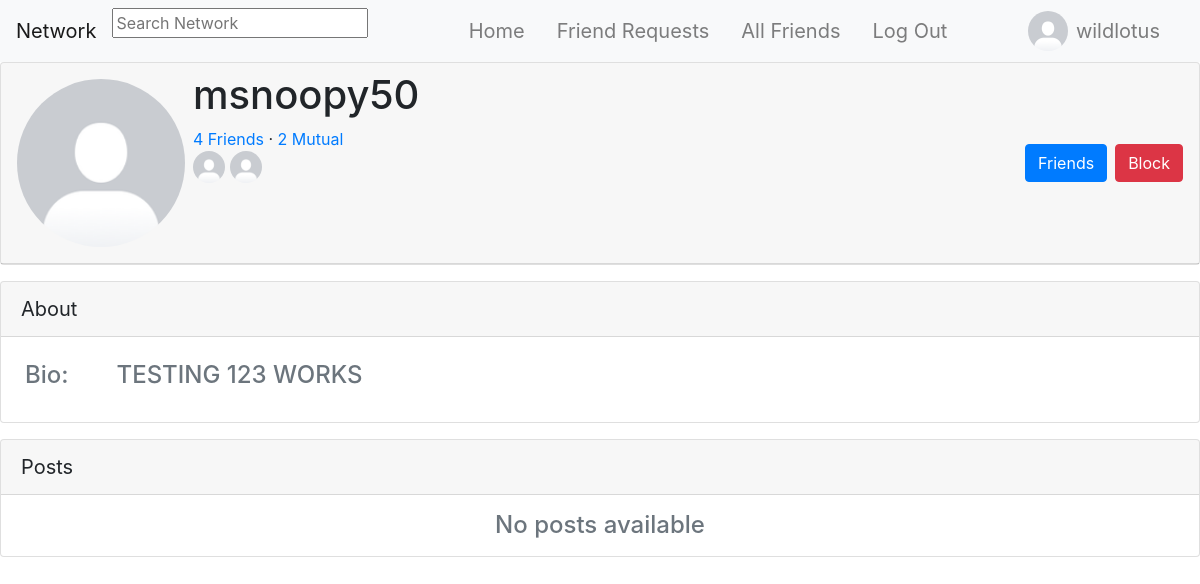
Page /profile/14 (signed in) on the committed database.
### network/models.py (models this page shows, shortened)
class User(AbstractUser):
    pass

class UserProfile(models.Model):
    user = models.OneToOneField(User, primary_key=True, related_name="profile", on_delete=models.CASCADE)
    bio = models.TextField(blank=True, default="No Bio...", max_length=101)
    picture = models.ImageField(blank=True, default="default_profile_image.png")
    friends = models.ManyToManyField(User, blank=True, related_name="friends")
    blocked = models.ManyToManyField(User, blank=True, related_name="blocked")

### network/views.py (the view)
# urls.py: path("profile/<int:profile_id>", views.show_profile, name="profile"),
@login_required
def show_profile(request, profile_id):
    try:
        profile = UserProfile.objects.get(pk=profile_id)
        context = {
            "profile": profile,
            "posts": Post.objects.filter(author=profile).order_by('-timestamp'),
            "friend_request_available": not request.user.is_anonymous and not profile.user in request.user.profile.friends.all() and profile.user != request.user and not profile.user in request.user.profile.blocked.all(),
            "currently_friended": not request.user.is_anonymous and profile.user in request.user.profile.friends.all(),
            "self_in_friend_request": self_in_friend_request(profile.user, request.user),
            "self_in_profile_friend_request": self_in_profile_friend_request(request.user, profile.user)
        }
        if self_in_profile_friend_request(request.user, profile.user):
            friend_request = FriendRequest.objects.get(to_user=request.user, from_user=profile.user)
            context["friend_request_id"] = friend_request.id
        if request.user != profile.user:
            context["mutual_friends"] = mutual_friends(request.user.profile, profile)
            context["mutual_friends_amount"] = mutual_friends(request.user.profile, profile).count()
            if context["mutual_friends_amount"] >= 8:
                context["limited_mutual_friends"] = limited_mutual_friends(request.user.profile, profile)
    except UserProfile.DoesNotExist:
        return JsonResponse({"error": "User matching query does not exist."})
    return render(request, "network/profile.html", context)

### network/views.py (called while the page is built)
def mutual_friends(request_user, profile):
    profile_friends = profile.friends.all()
    friends_with_profile = profile_friends.values_list('pk', flat=True)
    mutual_friends_of_request_user = request_user.friends.filter(pk__in=friends_with_profile)
    print(friends_with_profile)
    return mutual_friends_of_request_user

def self_in_friend_request(to_user, from_user):
    try:
        FriendRequest.objects.get(to_user=to_user, from_user=from_user)
        return True
    except FriendRequest.DoesNotExist:
        return False

def self_in_profile_friend_request(to_user, from_user):
    try:
        FriendRequest.objects.get(to_user=to_user, from_user=from_user)
        return True
    except FriendRequest.DoesNotExist:
        return False

### templates/network/profile.html (shortened to what this page needs)
{% extends "network/layout.html" %} {% load static %}
{% block body %}
    {% if not request.user in profile.blocked.all and not profile.user in request.user.profile.blocked.all %}
    <div id="profile">
        <div class="card">
            <div class="card-header d-flex p-2">
                <div class="m-2">
                    <img class="profile_picture" src="{{ profile.picture.url }}" alt="Profile Picture" style="border-radius: 50%" id="default_profile_picture" width="168" height="168">
                </div>
                <div class="d-flex flex-column">
                    <div>
                        <h1>
                            {{ profile.user.username }}
                        </h1>
                    </div>
                    <div>
                        <div>
                            <a href="{% url 'profile_friends' profile.user.id %}">
                                {{ profile.friends.count }} Friends
                            </a>
                            {% if mutual_friends_amount != 0 and profile.user != request.user %}
                                &middot;
                                <a href="{% url 'profile_mutuals' profile.user.id %}">
                                    {{ mutual_friends_amount }} Mutual
                                </a>
                            {% endif %}
                            {% if limited_mutual_friends is None %}
                                <div>
                                    {% for mutual_friend in mutual_friends %}
                                        <a href="{% url 'profile' mutual_friend.id %}">
                                            <img src="{{ mutual_friend.profile.picture.url }}" alt="Mutual Friend Profile Picture" width="32" height="32" style="border-radius: 50%;">
                                        </a>
                                    {% endfor %}
                                </div>
                            {% endif %}
                        </div>
                    </div>
                </div>
                    <div class="d-flex ml-auto align-items-center p-2">
                    </div>
                    <div class="d-flex align-items-center p-2">
                        {% if friend_request_available or self_in_friend_request or currently_friended or self_in_profile_friend_request %}
                            {% if currently_friended %}
                                <button type="button" class="btn btn-primary" data-toggle="modal" data-target="#myModal">Friends</button>
                            {% elif self_in_friend_request %}
                                <button type="button" class="btn btn-primary" id="cancel_friend_request_button" data-profile_id="{{ profile.user.id }}">Cancel Request</button>
                            {% else %}
                                <button type="button" class="btn btn-primary" id="send_friend_request_button" data-profile_id="{{ profile.user.id }}">Add Friend</button>
                            {% endif %}
                        {% endif %}
                        {% if request.user != profile.user %}
                            {% if not profile.user in request.user.profile.blocked.all %}
                                <button type="button" class="btn btn-danger ml-2" data-toggle="modal"
                                data-target="#blockModal" data-profile_id="{{ profile.user.id }}">Block</button>
                            {% endif %}
                        {% endif %}
                    </div>
                </div>
            </div>
        </div>
    </div>
    <div class="card mt-3">
        <div class="card-header" style="font-size: 20px;">About</div>
            <div class="d-flex justify-content-start text-muted">
                <div class="m-3 p-2">
                    <h4>Bio:</h4>
                </div>
                <div class="m-3 p-2">
                    <h4 id="default_profile_bio">
                        {{ profile.bio }}
                    </h4>
                </div>
            </div>
        </div>
    <div class="card mt-3">
        <div class="card-header" style="font-size: 20px;">Posts</div>
        {% for post in posts %}
            {% include "network/posts.html" %}
        {% empty %}
            <div class="d-flex justify-content-center text-muted">
                <h4 class="mt-3 mb-3">No posts available</h4>
            </div>
        {% endfor %}
    </div>
    {% endif %}
{% endblock body %}

### templates/network/layout.html (shortened to what this page needs)
{% load static %}
<!DOCTYPE html>
<html lang="en">
<head>
    <link rel="stylesheet" href="https://stackpath.bootstrapcdn.com/bootstrap/4.4.1/css/bootstrap.min.css">
    <link rel="stylesheet" href="{% static 'network/css/styles.css' %}">
    <link rel="stylesheet" href="https://unpkg.com/@trevoreyre/autocomplete-js/dist/style.css">
</head>
<body>
    <nav class="navbar navbar-expand-lg navbar-light bg-light">
        <a class="navbar-brand" href="{% url 'index' %}">Network</a>
        <div id="autocomplete" class="autocomplete" style="width: 320px;">
            <form action="{% url 'search_results' %}" method="get">
                <input class="autocomplete-input" id="autocomplete_input" placeholder="Search Network" name="q">
            </form>
        </div>
        <div class="collapse navbar-collapse" id="navbarNav">
            <ul class="navbar-nav mx-auto">
                <li class="nav-item">
                    <a class="navbar-brand nav-link" href="{% url 'index' %}">
                        Home
                    </a>
                </li>
                {% if user.is_authenticated %}
                <li class="nav-item">
                    <a class="navbar-brand nav-link" href="{% url 'friend_requests' %}">
                        Friend Requests
                    </a>
                </li>
                <li class="nav-item">
                    <a class="navbar-brand nav-link" href="{% url 'friends' %}">
                        All Friends
                    </a>
                </li>
                <li class="nav-item">
                    <a class="navbar-brand nav-link" href="{% url 'account_logout' %}">
                        Log Out
                    </a>
                </li>
                {% endif %}
            </ul>
            {% if user.is_authenticated %}
                <ul class="navbar-nav ml-auto">
                    <li class="nav-item">
                        <img src="{{ user.profile.picture.url }}" alt="Logged in Profile Picture" width="40" height="40" style="border-radius: 50%;" id="logged_in_picture">
                    </li>
                    <li class="nav-item">
                        <a class="nav-link navbar-brand" href="{% url 'profile' user.id %}" id="profile">{{ user.username }}</a>
                    </li>
                </ul>
            {% endif %}
        </div>
    </nav>
    <div class="body">
        {% block body %}
        {% endblock %}
</body>
</html>

### rows in the picture
User: profile.picture (placeholder picture), username "wildlotus"
UserProfile: picture (placeholder picture), user.username "msnoopy50", friends.count "4", bio "TESTING 123 WORKS"
User: profile.picture (placeholder picture)
User: profile.picture (placeholder picture)

### other values in the picture
{{ mutual_friends_amount }} "2"
